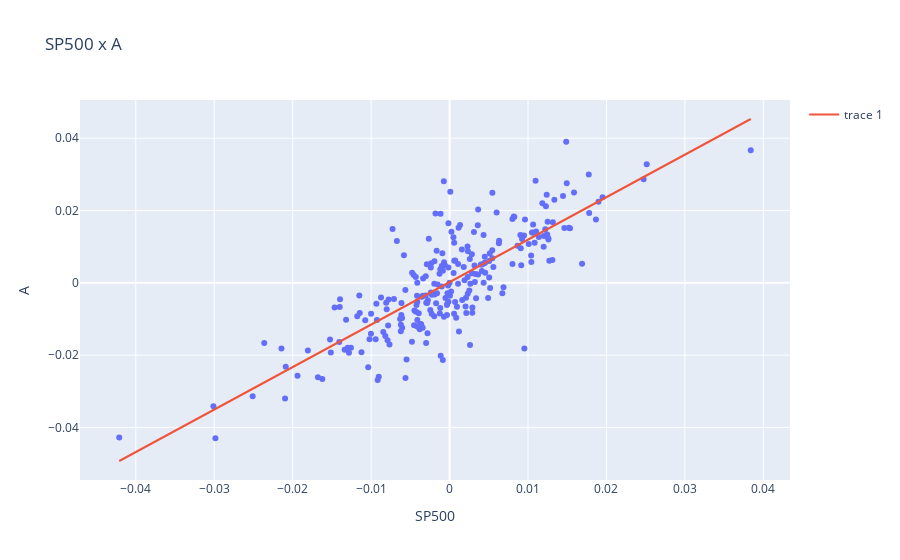

The cell this chart's notebook holds for it:
### Markdown cell above
### Beta Comparação entre ativos e o mercado

* =1 Fortemente correlacionado ao mercado(SP500)
* <1 (defensivo) menos volátil que o mercado
* '>1 (agressivo) mais volátil: 1.15 é 15%  mais volátil que o mercado

### Já o Alpha indica o quanto o ativo excedeu o mercado (SP500)

### Code cell
figura = px.scatter(dataset_taxa_retorno, x = 'SP500', y = 'A', title = 'SP500 x A')
figura.add_scatter(x = dataset_taxa_retorno['SP500'], y = beta * dataset_taxa_retorno['SP500'] + alpha)
figura.show()

### Figure 1 — Plotly figure (JSON) as saved in the notebook; plotly's stock layout.template omitted (floating-point values rounded to 4 significant figures; data arrays with more than 128 entries replaced by an {"elided": "..."} marker saying what was removed)
{"data": [{"hovertemplate": "SP500=%{x}<br>A=%{y}<extra></extra>", "legendgroup": "", "marker": {"color": "#636efa", "symbol": "circle"}, "mode": "markers", "name": "", "orientation": "v", "showlegend": false, "type": "scatter", "x": {"elided": "252 float values"}, "xaxis": "x", "y": {"elided": "252 float values"}, "yaxis": "y"}, {"type": "scatter", "x": {"elided": "252 float values"}, "y": {"elided": "252 float values"}}], "layout": {"legend": {"tracegroupgap": 0}, "title": {"text": "SP500 x A"}, "xaxis": {"anchor": "y", "domain": [0, 1], "title": {"text": "SP500"}}, "yaxis": {"anchor": "x", "domain": [0, 1], "title": {"text": "A"}}}}
